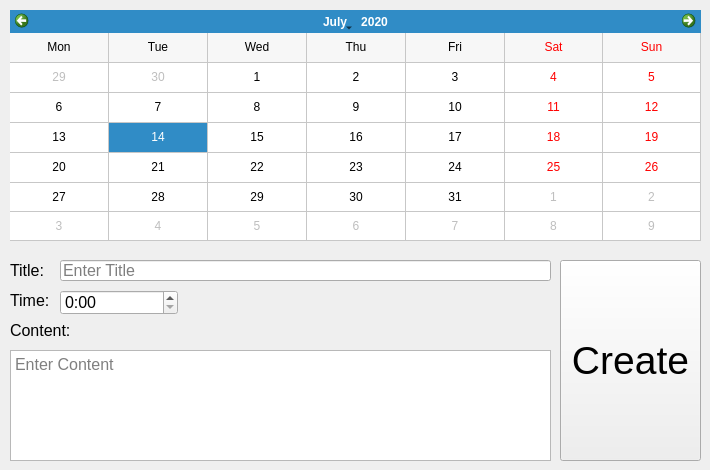
      <widget class="QWidget" name="tabWidgetPage1_2">
       <attribute name="title">
        <string>Create</string>
       </attribute>
       <widget class="QPushButton" name="setupCreateButton">
        <property name="geometry">
         <rect>
          <x>560</x>
          <y>260</y>
          <width>141</width>
          <height>201</height>
         </rect>
        </property>
        <property name="font">
         <font>
          <pointsize>29</pointsize>
         </font>
        </property>
        <property name="text">
         <string>Create</string>
        </property>
       </widget>
       <widget class="QLabel" name="label_43">
        <property name="geometry">
         <rect>
          <x>10</x>
          <y>320</y>
          <width>81</width>
          <height>21</height>
         </rect>
        </property>
        <property name="font">
         <font>
          <pointsize>12</pointsize>
         </font>
        </property>
        <property name="text">
         <string>Content:</string>
        </property>
       </widget>
       <widget class="QPlainTextEdit" name="plainTextEditSetup">
        <property name="geometry">
         <rect>
          <x>10</x>
          <y>350</y>
          <width>541</width>
          <height>111</height>
         </rect>
        </property>
        <property name="font">
         <font>
          <pointsize>12</pointsize>
         </font>
        </property>
        <property name="placeholderText">
         <string>Enter Content</string>
        </property>
       </widget>
       <widget class="QLineEdit" name="titleSetup">
        <property name="geometry">
         <rect>
          <x>60</x>
          <y>260</y>
          <width>491</width>
          <height>21</height>
         </rect>
        </property>
        <property name="font">
         <font>
          <pointsize>12</pointsize>
         </font>
        </property>
        <property name="readOnly">
         <bool>false</bool>
        </property>
        <property name="placeholderText">
         <string>Enter Title</string>
        </property>
       </widget>
       <widget class="QTimeEdit" name="timeSetup">
        <property name="geometry">
         <rect>
          <x>60</x>
          <y>290</y>
          <width>118</width>
          <height>25</height>
         </rect>
        </property>
        <property name="font">
         <font>
          <pointsize>12</pointsize>
         </font>
        </property>
        <property name="maximumTime">
         <time>
          <hour>23</hour>
          <minute>59</minute>
          <second>59</second>
         </time>
        </property>
        <property name="displayFormat">
         <string>h:mm</string>
        </property>
        <property name="time">
         <time>
          <hour>0</hour>
          <minute>0</minute>
          <second>0</second>
         </time>
        </property>
       </widget>
       <widget class="QLabel" name="label_42">
        <property name="geometry">
         <rect>
          <x>10</x>
          <y>290</y>
          <width>41</width>
          <height>21</height>
         </rect>
        </property>
        <property name="font">
         <font>
          <pointsize>12</pointsize>
         </font>
        </property>
        <property name="text">
         <string>Time:</string>
        </property>
       </widget>
       <widget class="QLabel" name="label_41">
        <property name="geometry">
         <rect>
          <x>10</x>
          <y>260</y>
          <width>41</width>
          <height>21</height>
         </rect>
        </property>
        <property name="font">
         <font>
          <pointsize>12</pointsize>
         </font>
        </property>
        <property name="text">
         <string>Title:</string>
        </property>
       </widget>
       <widget class="QCalendarWidget" name="calendarWidgetSetupCreate">
        <property name="geometry">
         <rect>
          <x>10</x>
          <y>10</y>
          <width>691</width>
          <height>231</height>
         </rect>
        </property>
        <property name="autoFillBackground">
         <bool>true</bool>
        </property>
        <property name="selectedDate">
         <date>
          <year>2020</year>
          <month>7</month>
          <day>14</day>
         </date>
        </property>
        <property name="minimumDate">
         <date>
          <year>2000</year>
          <month>1</month>
          <day>1</day>
         </date>
        </property>
        <property name="firstDayOfWeek">
         <enum>Qt::Monday</enum>
        </property>
        <property name="gridVisible">
         <bool>true</bool>
        </property>
        <property name="selectionMode">
         <enum>QCalendarWidget::SingleSelection</enum>
        </property>
        <property name="horizontalHeaderFormat">
         <enum>QCalendarWidget::ShortDayNames</enum>
        </property>
        <property name="verticalHeaderFormat">
         <enum>QCalendarWidget::NoVerticalHeader</enum>
        </property>
        <property name="navigationBarVisible">
         <bool>true</bool>
        </property>
       </widget>
      </widget>
